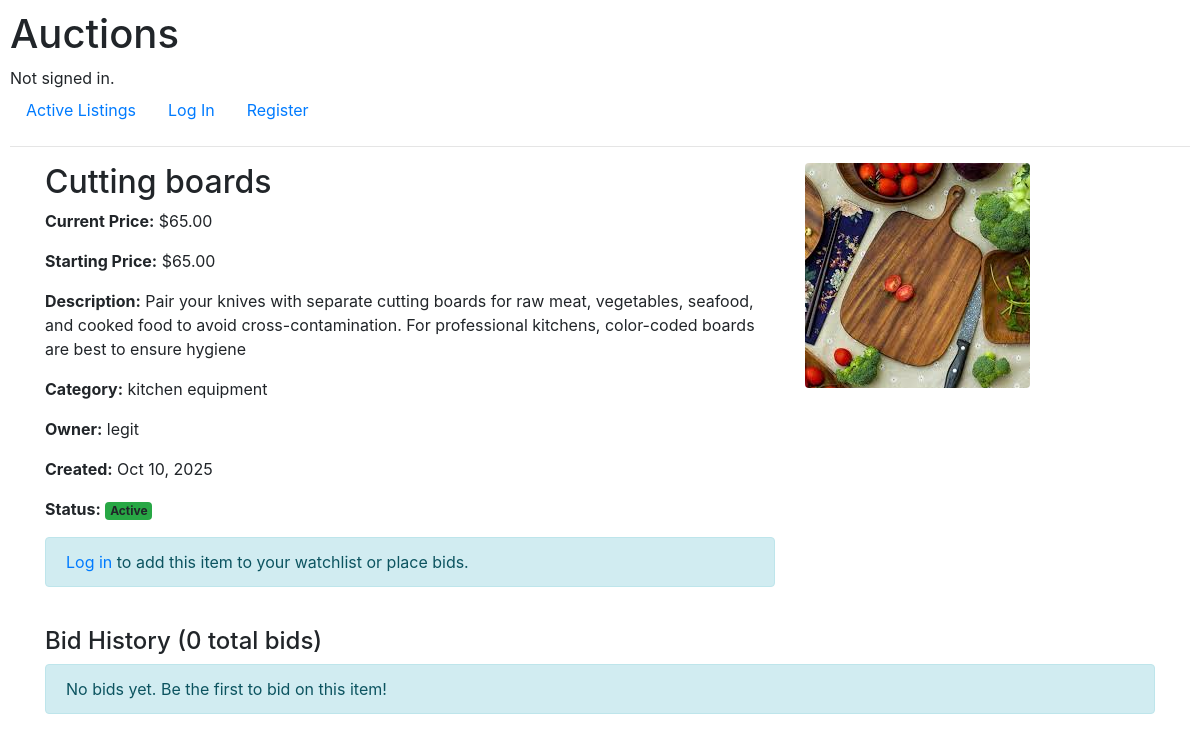
The page /listing_detail/13 on the database its author committed.
### auctions/models.py (models this page shows, shortened)
class Listing(models.Model):
    title = models.CharField(max_length=64, unique=True, validators=[validate_listing_title])
    description = models.CharField(max_length=512)
    starting_price = models.DecimalField(max_digits=10, decimal_places=2)  # Initial price
    current_price = models.DecimalField(max_digits=10, decimal_places=2, null=True, blank=True)  # Highest bid
    image = models.ImageField(upload_to='images/', null=True, blank=True)
    category = models.ForeignKey(Category, on_delete=models.CASCADE, null=True, blank=True)
    is_active = models.BooleanField(default=True)
    watchlist = models.ManyToManyField(User, blank=True, related_name="watchlisted_items")
    owner = models.ForeignKey(User, on_delete=models.CASCADE, related_name="listings_owned")
    bidders = models.ManyToManyField(User, through='Bid', related_name='bids', blank=True)  # Changed to plural
    winner = models.ForeignKey(User, on_delete=models.SET_NULL, related_name="listings_won", null=True, blank=True)  # Changed to SET_NULL
    created_date = models.DateTimeField(auto_now_add=True)
    end_date = models.DateTimeField(null=True, blank=True)  # Optional: auction end time

class Category(models.Model):
    name = models.CharField(max_length=64, unique=True)
    class Meta:
        verbose_name_plural = "Categories"

class User(AbstractUser):
    phone_number = models.CharField(max_length=12, blank=True)
    created_date = models.DateTimeField(auto_now_add=True)
    modified_date = models.DateTimeField(auto_now=True)
    is_admin = models.BooleanField(default=False)

### auctions/views.py (the view)
# urls.py: path('listing_detail/<int:listing_id>', views.listing_detail, name='listing_detail'),
def listing_detail(request, listing_id):
    listing = get_object_or_404(Listing, id=listing_id)
    is_watchlisted = request.user in listing.watchlist.all() if request.user.is_authenticated else False
    bids = listing.bid_set.all().order_by('-amount')  # Get all bids for this listing, highest first
    paginator = Paginator(bids, 10)  # 10 bids per page
    page_number = request.GET.get('page')
    page_obj = paginator.get_page(page_number)
    return render(request, "auctions/listing_detail.html", {
        "listing": listing,
        "is_watchlisted": is_watchlisted,
        'page_obj': page_obj,
        'bids': bids  # Also pass the full queryset if needed
    })

### auctions/templates/auctions/listing_detail.html (shortened to what this page needs)
{% extends "auctions/layout.html" %}
{% block body %}
    <div class="container">
        <div class="row">
            <div class="col-md-8">
                <h2>{{ listing.title }}</h2>
                <p><strong>Current Price:</strong> ${{ listing.current_price|default:listing.starting_price }}</p>
                <p><strong>Starting Price:</strong> ${{ listing.starting_price }}</p>
                <p><strong>Description:</strong> {{ listing.description }}</p>
                <p><strong>Category:</strong> {{ listing.category.name|default:"Uncategorized" }}</p>
                <p><strong>Owner:</strong> {{ listing.owner.username }}</p>
                <p><strong>Created:</strong> {{ listing.created_date|date:"M j, Y" }}</p>
                <p><strong>Status:</strong>
                    {% if listing.is_active %}
                        <span class="badge bg-success">Active</span>
                    {% else %}
                        <span class="badge bg-secondary">Closed</span>
                        {% if listing.winner %}
                            <span class="badge bg-primary">Winner: {{ listing.winner.username }}</span>
                        {% endif %}
                    {% endif %}
                </p>
                {% if user.is_authenticated %}
                <div class="mt-4">
                    <button class="watchlist-btn btn {% if is_watchlisted %}btn-warning{% else %}btn-outline-warning{% endif %}"
                            data-listing-id="{{ listing.id }}"
                            data-url="{% url 'toggle_watchlist' listing.id %}">
                        {% if is_watchlisted %}
                            ★ Remove from Watchlist
                        {% else %}
                            ☆ Add to Watchlist
                        {% endif %}
                    </button>
                    <div class="watchlist-message mt-2"></div>
                    <small class="text-muted">{{ listing.watchlist.count }} user(s) watching this item</small>
                </div>
                {% if user == listing.owner %}
                <div class="mt-3">
                    <form method="post" action="{% url 'delete_listing' listing.id %}" id="delete-form" class="d-inline">
                        {% csrf_token %}
                        <button type="button" class="btn btn-danger" onclick="confirmDelete()">
                            🗑️ Delete Listing
                        </button>
                    </form>
                    <div id="delete-message" class="mt-2"></div>
                </div>
                {% endif %}
                {% else %}
                <div class="alert alert-info">
                    <a href="{% url 'login' %}">Log in</a> to add this item to your watchlist or place bids.
                </div>
                {% endif %}
            </div>
            <div class="col-md-4">
                {% if listing.image %}
                    <img src="{{ listing.image.url }}" alt="{{ listing.title }}" class="img-fluid rounded">
                {% else %}
                    <div class="text-center text-muted py-5 border rounded">
                        No image available
                    </div>
                {% endif %}
            </div>
        </div>
        <div class="row mt-4">
            <div class="col-12">
                <h4>Bid History ({{ page_obj.paginator.count }} total bids)</h4>
                {% if page_obj %}
                    <div class="table-responsive">
                        <table class="table table-striped">
                            <thead>
                                <tr>
                                    <th>Bidder</th>
                                    <th>Amount</th>
                                    <th>Time</th>
                                    <th>Status</th>
                                </tr>
                            </thead>
                            <tbody>
                                {% for bid in page_obj %}
                                    <tr {% if bid.amount == listing.current_price %}class="table-success"{% endif %}>
                                        <td>
                                            {{ bid.user.username }}
                                            {% if bid.user == listing.owner %}
                                                <span class="badge bg-info">Owner</span>
                                            {% endif %}
                                        </td>
                                        <td><strong>${{ bid.amount }}</strong></td>
                                        <td>{{ bid.bid_time|date:"M j, Y. g:iA"|lower }}</td>
                                        <td>
                                            {% if bid.amount == listing.current_price %}
                                                <span class="badge bg-success">Winning</span>
                                            {% else %}
                                                <span class="badge bg-secondary">Outbid</span>
                                            {% endif %}
                                        </td>
                                    </tr>
                                {% endfor %}
                            </tbody>
                        </table>
                    </div>
                    <div class="pagination mt-3">
                        <span class="page-links">
                            {% if page_obj.has_previous %}
                                <a href="?page=1" class="btn btn-sm btn-outline-primary">&laquo; first</a>
                                <a href="?page={{ page_obj.previous_page_number }}" class="btn btn-sm btn-outline-primary">previous</a>
                            {% endif %}
                            <span class="current mx-2">
                                Page {{ page_obj.number }} of {{ page_obj.paginator.num_pages }}.
                            </span>
                            {% if page_obj.has_next %}
                                <a href="?page={{ page_obj.next_page_number }}" class="btn btn-sm btn-outline-primary">next</a>
                                <a href="?page={{ page_obj.paginator.num_pages }}" class="btn btn-sm btn-outline-primary">last &raquo;</a>
                            {% endif %}
                        </span>
                    </div>
                {% else %}
                    <div class="alert alert-info">
                        No bids yet. Be the first to bid on this item!
                    </div>
                {% endif %}
            </div>
        </div>
    </div>
{% endblock %}

### auctions/static/auctions/styles.css (style rules this page uses)
body { padding: 10px; }

### rows shown on the page
Listing: title "Cutting boards", current_price "65.00", starting_price "65.00", description "Pair your knives with separate cutting boards for raw meat, vegetables, seafood, and cooked food to avoid cross-contamination. For professional kitchens, color-coded boards are best to ensure hygiene", category.name "kitchen equipment", owner.username "legit", created_date "Oct 10, 2025", image (picture)

### other values the page prints
{{ page_obj.paginator.count }} "0"
